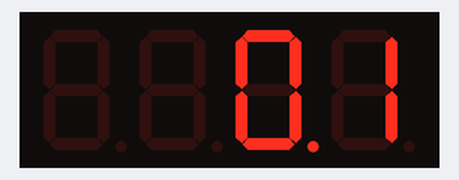
The sketch below on a simulated Arduino Uno, built with avr-gcc and run on an emulated ATmega328P. Shown: 4-digit seven-segment display.

Above: at 0.05 s.
At 5.05 s:
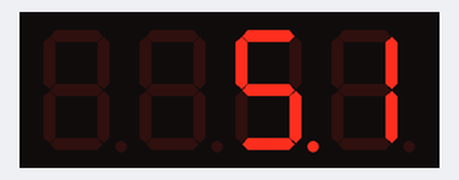
At 9.95 s:
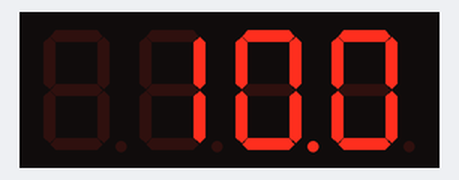
At 19.95 s:
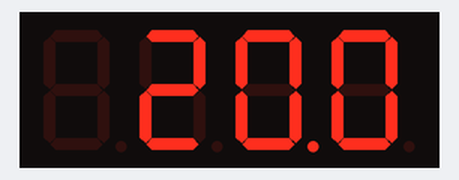
At 29.95 s:
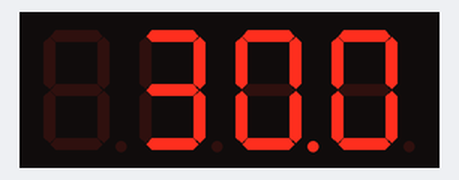
At 39.95 s:
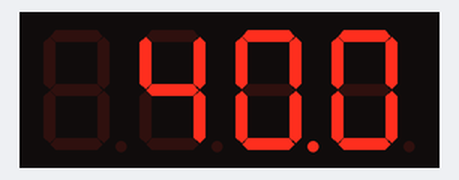

The sketch:

seven_segment_display.ino
```cpp
/*
This example demonstrates a very simple use of the SevSeg library with a 4
digit display. It displays a counter that counts up, showing deci-seconds.
https://github.com/DeanIsMe/SevSeg
*/

#include "SevSeg.h"

SevSeg sevseg; //Instantiate a seven segment controller object
unsigned long timer = millis();
int deciSeconds = 0;

void setup() {
  byte numDigits = 4;
  byte digitPins[] = {A5, 3, 4, 5};
  byte segmentPins[] = {6, 7, 8, 9, 10, 11, 12, 13};

  sevseg.begin(COMMON_ANODE, numDigits, digitPins, segmentPins);
  sevseg.setBrightness(90);
}

void loop() {
  if (millis() >= timer) {
    deciSeconds++; // 100 milliSeconds is equal to 1 deciSecond
    timer += 100;
    if (deciSeconds == 10000) { // Reset to 0 after counting for 1000 seconds.
      deciSeconds=0;
    }
    sevseg.setNumber(deciSeconds, 1);
  }

  sevseg.refreshDisplay(); // Must run repeatedly
}
```
